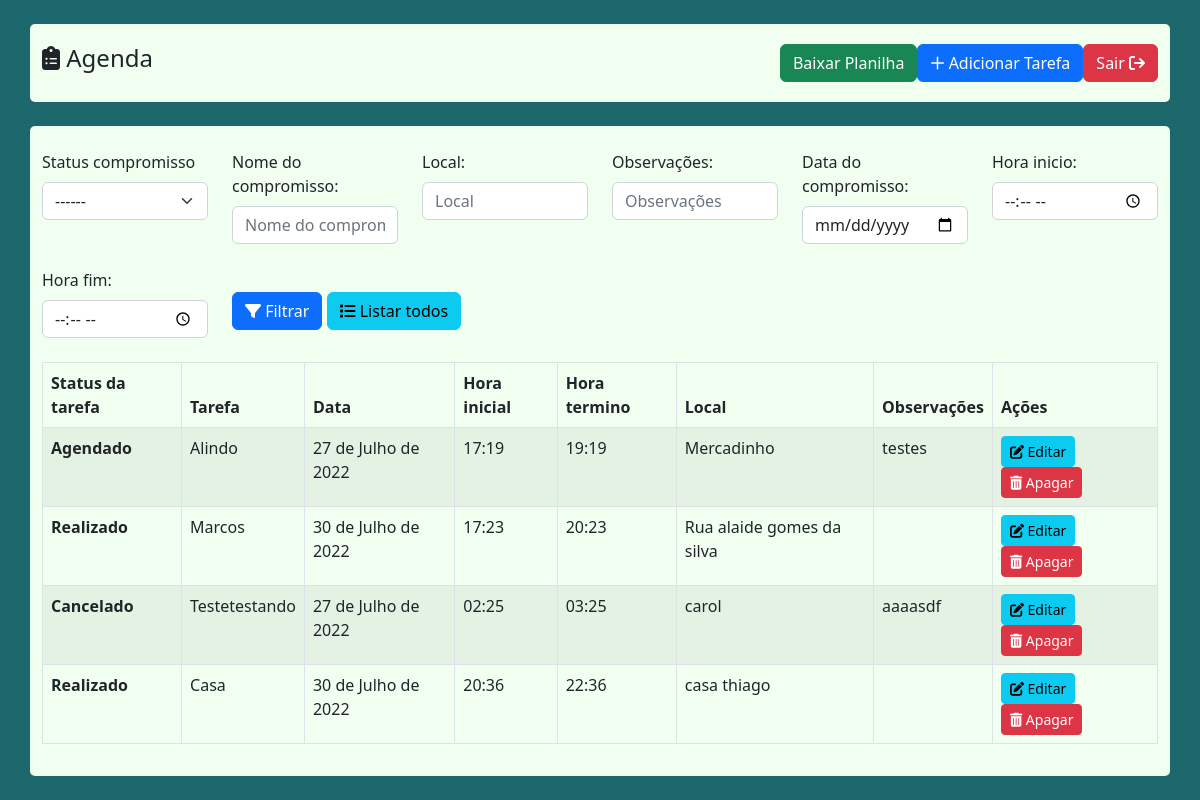
The page /tarefa/index/ (signed in) on the database its author committed.
### tarefa/models.py (models this page shows, shortened)
class Tarefas(models.Model):
    status_compromisso = models.CharField(max_length=200, choices=status_choice)
    nome_compromisso = models.CharField(max_length=100)
    data_compromisso = models.DateField()
    hora_inicio = models.TimeField()
    hora_fim = models.TimeField()
    local_compromisso = models.CharField(max_length=50)
    observacoes = models.CharField(max_length=250, blank=True)
    usuario = models.ForeignKey(Usuario, on_delete=models.DO_NOTHING)
    def __str__(self):
        return self.nome_compromisso
    class Meta:
        verbose_name = 'Tarefa'

### tarefa/views.py (the view)
# urls.py: path('index/', views.index, name='index'),
def index(request):
    if request.session.get('usuario'):
        usuarioLogado = Usuario.objects.get(id=request.session['usuario'])
        erros = request.GET.get('erro')
        tarefas = Tarefas.objects.filter(usuario=usuarioLogado)
        return render(request, 'index.html', {'tarefas': tarefas, 'erro': erros})
    else:
        return redirect('/auth/login/?status=3')

### tarefa/templates/index.html (shortened to what this page needs)
{% load static %}
<!doctype html>
<html lang="pt-BR">
<head>
    <link rel="stylesheet" type="text/css" href="{% static 'tarefa/css/styleTarefas.css' %}"/>
    <link href="https://cdn.jsdelivr.net/npm/bootstrap@5.2.0/dist/css/bootstrap.min.css" rel="stylesheet"
>
    <link href="https://getbootstrap.com/docs/5.2/assets/css/docs.css" rel="stylesheet">
</head>
<body style="background-color:#1b676b;">
<div class="container faixaMain">
    <div>
        <h4><i class="fa-solid fa-clipboard-list"></i> Agenda</h4>
    </div>
    <div>
        <form method="POST" class="testes" action="{% url 'exportar_planilha' %}">
                    <button type="submit" class="btn btn-success" name="submit">
                        <a>Baixar Planilha</a>
                    </button>
            <button type="button" class="btn btn-primary" data-bs-toggle="modal" data-bs-target="#add_Tarefa">
            <i class="fa-regular fa-plus"></i> Adicionar Tarefa
        </button>
        <a class="btn btn-danger " href="{% url 'sair' %}"> Sair <i
                class="fa-solid fa-arrow-right-from-bracket"></i></a>
        </form>
    </div>
</div>
<br>
<div class="container">
    <br>
    <form class="row g-4" method="POST" action="{% url 'filtrar_Tarefa' %}">
        <div class="col-md-2">
            <label class="form-label">Status compromisso</label>
            <select required name="status_compromisso" class="form-select"
                    id="inputGroupSelect01">
                <option selected disabled>------</option>
            </select>
        </div>
        <div class="col-md-2">
            <label class="form-label">Nome do compromisso:</label>
            <input name="nome_compromisso" class="form-control" type="text" placeholder="Nome do compromisso"
                   aria-label="default input example">
        </div>
        <div class="col-md-2">
            <label class="form-label">Local:</label>
            <input name="local_compromisso" class="form-control" type="text" placeholder="Local"
                   aria-label="default input example">
        </div>
        <div class="col-md-2">
            <label class="form-label">Observações:</label>
            <input name="observacoes" class="form-control" type="text" placeholder="Observações"
                   aria-label="default input example">
        </div>
        <div class="col-md-2">
            <label class="form-label">Data do compromisso:</label>
            <input name="data_compromisso" type="date" class="form-control"
                   aria-label="Small"
                   aria-describedby="inputGroup-sizing-sm"
            >
        </div>
        <div class="col-md-2">
            <label class="form-label">Hora inicio:</label>
            <input name="hora_inicio" type="time" class="form-control" aria-label="Small"
                   aria-describedby="inputGroup-sizing-sm"
            >
        </div>
        <div class="col-md-2">
            <label class="form-label">Hora fim:</label>
            <input name="hora_fim" type="time" class="form-control" aria-label="Small"
                   aria-describedby="inputGroup-sizing-sm"
            >
        </div>
        <div class="col-md-3">
            <br>
            <button class="btn btn-primary " type="submit"><i class="fa-solid fa-filter"></i> Filtrar</button>
            <a class="btn btn-info" href="/tarefa/index/"><i class="fa-solid fa-list"></i> Listar todos</a>
        </div>
    </form>
    <br>
    <table class="table table-striped table-hover table-bordered">
        <thead>
        <tr>
            <th scope="col">Status da tarefa</th>
            <th scope="col">Tarefa</th>
            <th scope="col">Data</th>
            <th scope="col">Hora inicial</th>
            <th scope="col">Hora termino</th>
            <th scope="col">Local</th>
            <th scope="col">Observações</th>
            <th scope="col">Ações</th>
        </tr>
        </thead>
        <tbody>
        {% for tarefa in tarefas %}
            <tr>
                <div class="modal fade" id="del{{ tarefa.id }}" tabindex="-1" aria-labelledby="exampleModalLabel"
                     aria-hidden="true">
                    <th scope="row">{{ tarefa.status_compromisso.capitalize }}</th>
                    <td>{{ tarefa.nome_compromisso }}</td>
                    <td>{{ tarefa.data_compromisso }}</td>
                    <td>{{ tarefa.hora_inicio }}</td>
                    <td>{{ tarefa.hora_fim }}</td>
                    <td>{{ tarefa.local_compromisso }}</td>
                    <td>{{ tarefa.observacoes }}</td>
                    <td>
                        <button type="button" class="btn btn-info btn-sm" data-bs-toggle="modal"
                                data-bs-target="#edit{{ tarefa.id }}">
                            <i class="fa-solid fa-pen-to-square"></i> Editar
                        </button>
                        <button type="button" class="btn btn-danger btn-sm" data-bs-toggle="modal"
                                data-bs-target="#del{{ tarefa.id }}">
                            <i class="fa-solid fa-trash-can"></i> Apagar
                        </button>
                    </td>
                </div>
            </tr>
        {% endfor %}
        </tbody>
    </table>
</div>
</body>
</html>

### tarefa/static/tarefa/css/styleTarefas.css (style rules this page uses)
* { list-style-type: none; padding: 0; margin: 0; box-sizing: border-box; }
body { height: 100vh; width: 100vw; overflow: hidden; display: flex; align-items: center; justify-content: center; flex-direction: column; }
.container { background-color: honeydew; border-radius: 5px; padding-bottom: 1rem; }
.faixaMain { padding: 20px; display: flex; justify-content: space-between; gap: 1rem; }
.testes { display: inline-flex; }

### rows shown on the page
Tarefas: status_compromisso "Agendado", nome_compromisso "Alindo", data_compromisso "27 de Julho de 2022", hora_inicio "17:19", hora_fim "19:19", local_compromisso "Mercadinho", observacoes "testes"
Tarefas: status_compromisso "Realizado", nome_compromisso "Marcos", data_compromisso "30 de Julho de 2022", hora_inicio "17:23", hora_fim "20:23", local_compromisso "Rua alaide gomes da silva"
Tarefas: status_compromisso "Cancelado", nome_compromisso "Testetestando", data_compromisso "27 de Julho de 2022", hora_inicio "02:25", hora_fim "03:25", local_compromisso "carol", observacoes "aaaasdf"
Tarefas: status_compromisso "Realizado", nome_compromisso "Casa", data_compromisso "30 de Julho de 2022", hora_inicio "20:36", hora_fim "22:36", local_compromisso "casa thiago"
